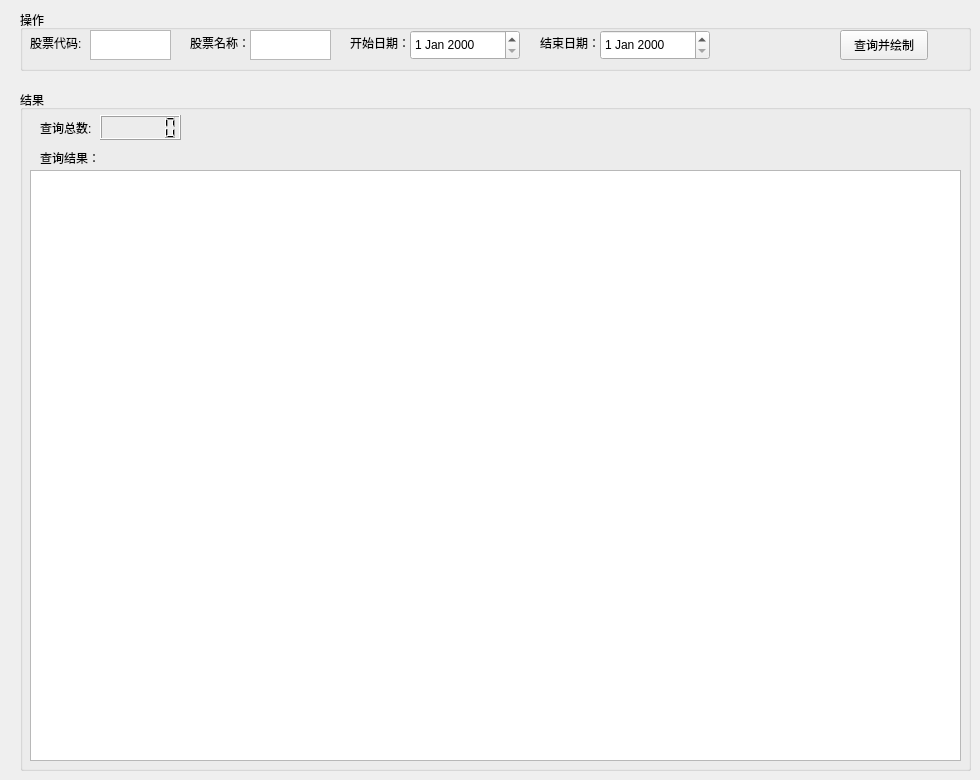
                <widget class="QWidget" name="_14_3">
                    <attribute name="title">
                        <string>14.2.4 - 14.3</string>
                    </attribute>
                    <widget class="QGroupBox" name="groupBox_11">
                        <property name="enabled">
                            <bool>true</bool>
                        </property>
                        <property name="geometry">
                            <rect>
                                <x>20</x>
                                <y>90</y>
                                <width>951</width>
                                <height>681</height>
                            </rect>
                        </property>
                        <property name="title">
                            <string>结果</string>
                        </property>
                        <widget class="QLabel" name="search_tip_label_12">
                            <property name="geometry">
                                <rect>
                                    <x>20</x>
                                    <y>30</y>
                                    <width>72</width>
                                    <height>15</height>
                                </rect>
                            </property>
                            <property name="text">
                                <string>查询总数:</string>
                            </property>
                        </widget>
                        <widget class="QLCDNumber" name="search_num_4">
                            <property name="geometry">
                                <rect>
                                    <x>80</x>
                                    <y>25</y>
                                    <width>81</width>
                                    <height>25</height>
                                </rect>
                            </property>
                            <property name="digitCount">
                                <number>6</number>
                            </property>
                        </widget>
                        <widget class="QLabel" name="label_6">
                            <property name="geometry">
                                <rect>
                                    <x>20</x>
                                    <y>60</y>
                                    <width>72</width>
                                    <height>15</height>
                                </rect>
                            </property>
                            <property name="text">
                                <string>查询结果：</string>
                            </property>
                        </widget>
                        <widget class="QTableView" name="search_table_result_4">
                            <property name="geometry">
                                <rect>
                                    <x>10</x>
                                    <y>80</y>
                                    <width>931</width>
                                    <height>591</height>
                                </rect>
                            </property>
                        </widget>
                    </widget>
                    <widget class="QGroupBox" name="groupBox_10">
                        <property name="enabled">
                            <bool>true</bool>
                        </property>
                        <property name="geometry">
                            <rect>
                                <x>20</x>
                                <y>10</y>
                                <width>951</width>
                                <height>61</height>
                            </rect>
                        </property>
                        <property name="locale">
                            <locale language="English" country="UnitedStates"/>
                        </property>
                        <property name="title">
                            <string>操作</string>
                        </property>
                        <widget class="QTextEdit" name="stock_code_edit_4">
                            <property name="geometry">
                                <rect>
                                    <x>70</x>
                                    <y>20</y>
                                    <width>81</width>
                                    <height>30</height>
                                </rect>
                            </property>
                        </widget>
                        <widget class="QLabel" name="stock_code_label_4">
                            <property name="geometry">
                                <rect>
                                    <x>10</x>
                                    <y>25</y>
                                    <width>61</width>
                                    <height>16</height>
                                </rect>
                            </property>
                            <property name="text">
                                <string>股票代码:</string>
                            </property>
                        </widget>
                        <widget class="QDateEdit" name="start_date_edit_4">
                            <property name="geometry">
                                <rect>
                                    <x>390</x>
                                    <y>20</y>
                                    <width>110</width>
                                    <height>30</height>
                                </rect>
                            </property>
                        </widget>
                        <widget class="QLabel" name="current_date_label_7">
                            <property name="geometry">
                                <rect>
                                    <x>330</x>
                                    <y>25</y>
                                    <width>61</width>
                                    <height>16</height>
                                </rect>
                            </property>
                            <property name="text">
                                <string>开始日期：</string>
                            </property>
                        </widget>
                        <widget class="QPushButton" name="search_button_4">
                            <property name="geometry">
                                <rect>
                                    <x>820</x>
                                    <y>20</y>
                                    <width>88</width>
                                    <height>30</height>
                                </rect>
                            </property>
                            <property name="text">
                                <string>查询并绘制</string>
                            </property>
                        </widget>
                        <widget class="QLabel" name="stock_code_label_1_4">
                            <property name="geometry">
                                <rect>
                                    <x>170</x>
                                    <y>25</y>
                                    <width>61</width>
                                    <height>16</height>
                                </rect>
                            </property>
                            <property name="text">
                                <string>股票名称：</string>
                            </property>
                        </widget>
                        <widget class="QTextEdit" name="stock_name_edit_4">
                            <property name="geometry">
                                <rect>
                                    <x>230</x>
                                    <y>20</y>
                                    <width>81</width>
                                    <height>30</height>
                                </rect>
                            </property>
                        </widget>
                        <widget class="QLabel" name="current_date_label_8">
                            <property name="geometry">
                                <rect>
                                    <x>520</x>
                                    <y>25</y>
                                    <width>61</width>
                                    <height>16</height>
                                </rect>
                            </property>
                            <property name="text">
                                <string>结束日期：</string>
                            </property>
                        </widget>
                        <widget class="QDateEdit" name="end_date_edit_4">
                            <property name="geometry">
                                <rect>
                                    <x>580</x>
                                    <y>20</y>
                                    <width>110</width>
                                    <height>30</height>
                                </rect>
                            </property>
                        </widget>
                    </widget>
                </widget>
